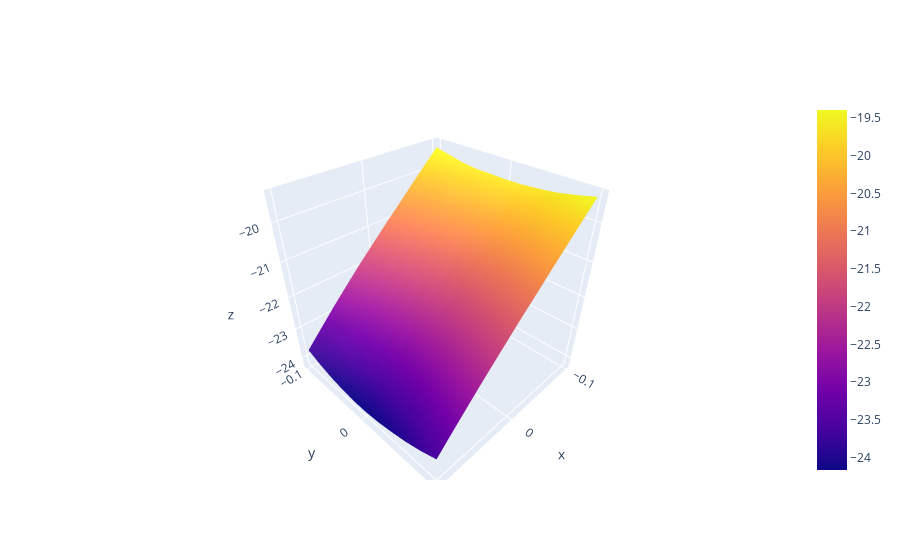
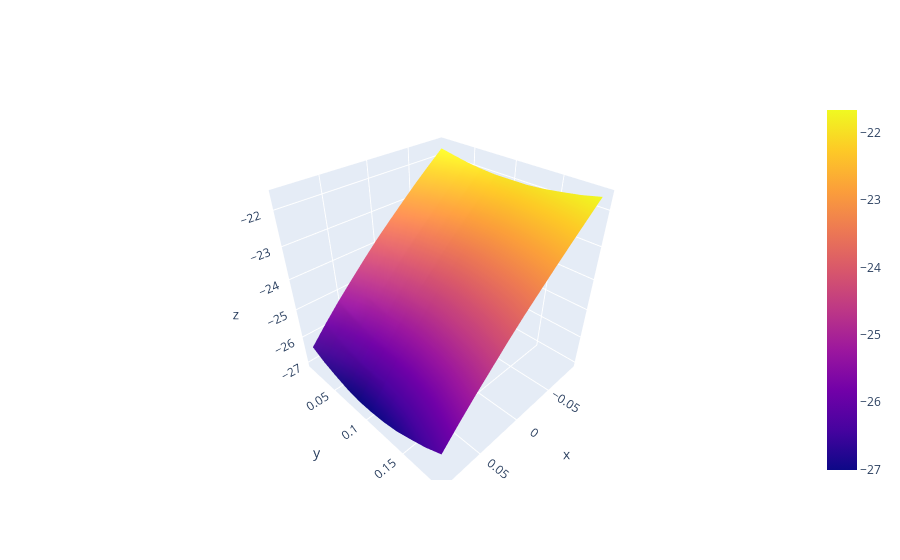
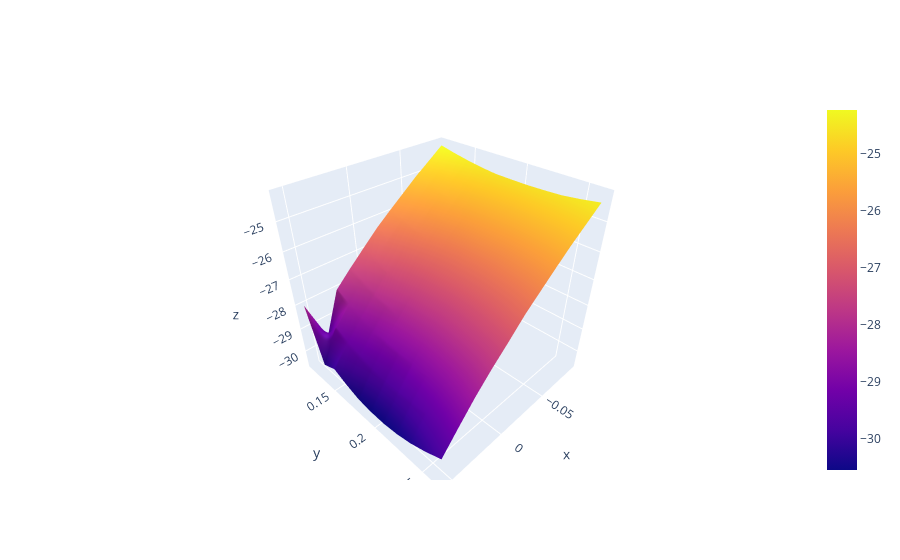
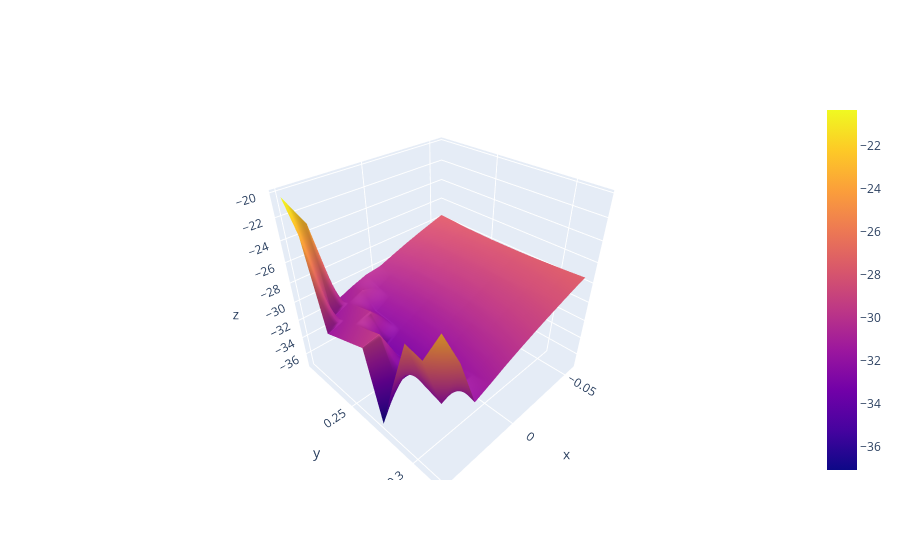

The code cell stored with these charts, in order, in its notebook:
### Code cell
gmin, pmin = mixerTuner.step3IqImbalance(centers=[0, 0], spans=[0.2, 0.2], numIters=10, numGrids=[11, 11], shrink=0.9)
mixerTuner.step1CoarseSweep(I=Imin, Q=Qmin, gain=gmin, phase=pmin)
